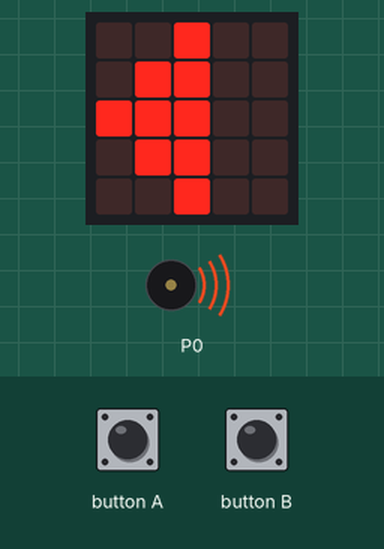
Simulated run of this program. Board: BBC micro:bit (MakeCode). Shown: the board's 5×5 LED display, buzzer (waves = sounding). Inputs (shaded band) come from the test bench. Random numbers come from a fixed seed; the short countdown, score and lost-life animations are approximate.

Above: at 10.4 s.
10.5 s: button A pressed for 3.2 s
At 11.1 s:
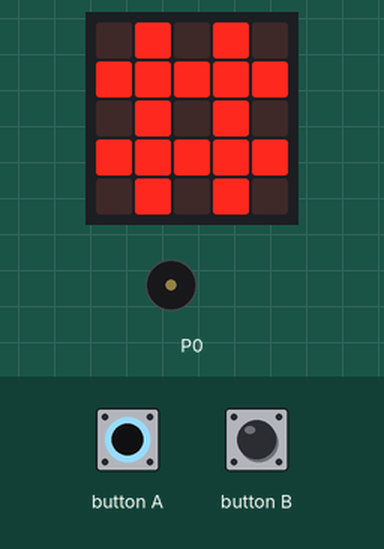
At 15.1 s:
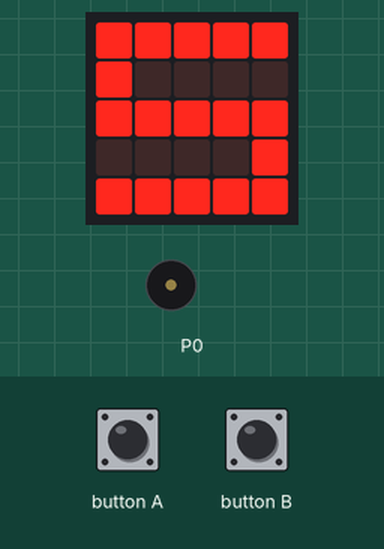
Timing chart, 0 to 18.7 s (numbered marks = the images above; inputs shaded):
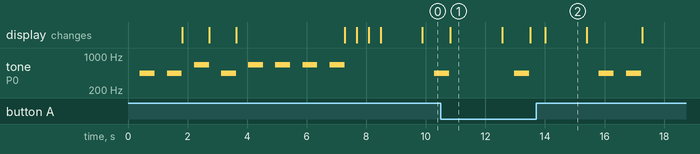

Measured:
- what the display in image 1 shows lasts 1.8 s, from 10.8 s to 12.6 s

The program:

main.ts
```typescript
function introducao () {
    for (let index = 0; index < 8; index++) {
        criar_sequencia()
        for (let índice = 0; índice <= sequencia.length - 1; índice++) {
            ativar_leds(sequencia[índice], 5)
        }
    }
    basic.showLeds(`
        # # . # #
        # # . # #
        . . . . .
        # . . . #
        . # # # .
        `)
    basic.showLeds(`
        # # . . .
        # # . # #
        . . . . .
        # . . . #
        . # # # .
        `)
    basic.showLeds(`
        # # . # #
        # # . # #
        . . . . .
        # . . . #
        . # # # .
        `)
    basic.clearScreen()
}
function criar_sequencia () {
    direcao = ["A", "B"]
    temporaria = []
    sequencia = []
    for (let índice = 0; índice <= direcao.length - 1; índice++) {
        temporaria.push(direcao[índice])
    }
    for (let index = 0; index < temporaria.length - 1; index++) {
        posicao = randint(0, temporaria.length - 1)
        sequencia.unshift(temporaria[posicao])
        temporaria.removeAt(posicao)
    }
}
function ativar_leds (seta: string, tempo_exposicao: number) {
    if (seta == "A") {
        basic.showLeds(`
            . . # . .
            . # # . .
            # # # . .
            . # # . .
            . . # . .
            `)
        music.playTone(440, music.beat(BeatFraction.Whole))
    }
    if (seta == "B") {
        basic.showLeds(`
            . . # . .
            . . # # .
            . . # # #
            . . # # .
            . . # . .
            `)
        music.playTone(659, music.beat(BeatFraction.Whole))
    }
    basic.pause(tempo_exposicao)
}
let opcao_jogador = ""
let posicao = 0
let temporaria: string[] = []
let direcao: string[] = []
let sequencia: string[] = []
let velocidade = 30
game.setScore(0)
introducao()
criar_sequencia()
basic.forever(function () {
    while (!(game.isGameOver())) {
        basic.clearScreen()
        basic.showLeds(`
            # # # # #
            # . . . .
            # # # # #
            . . . . #
            # # # # #
            `)
        basic.pause(1000)
        basic.clearScreen()
        for (let índice = 0; índice <= sequencia.length - 1; índice++) {
            ativar_leds(sequencia[índice], velocidade)
        }
        basic.showString("#")
        basic.pause(1000)
        basic.clearScreen()
        for (let índice = 0; índice <= sequencia.length - 1; índice++) {
            opcao_jogador = "#"
            while (opcao_jogador == "#") {
                if (input.buttonIsPressed(Button.A)) {
                    opcao_jogador = "A"
                }
                if (input.buttonIsPressed(Button.B)) {
                    opcao_jogador = "B"
                }
                ativar_leds(opcao_jogador, velocidade)
            }
            if (opcao_jogador != sequencia[índice]) {
                game.gameOver()
            }
        }
        velocidade += -2
        game.addScore(1)
        sequencia.push(direcao[randint(0, 1)])
        basic.pause(500)
    }
})
```

test.ts
```typescript
// testes vão aqui; isto não será compilado quando este pacote for usado como uma extensão.
```
